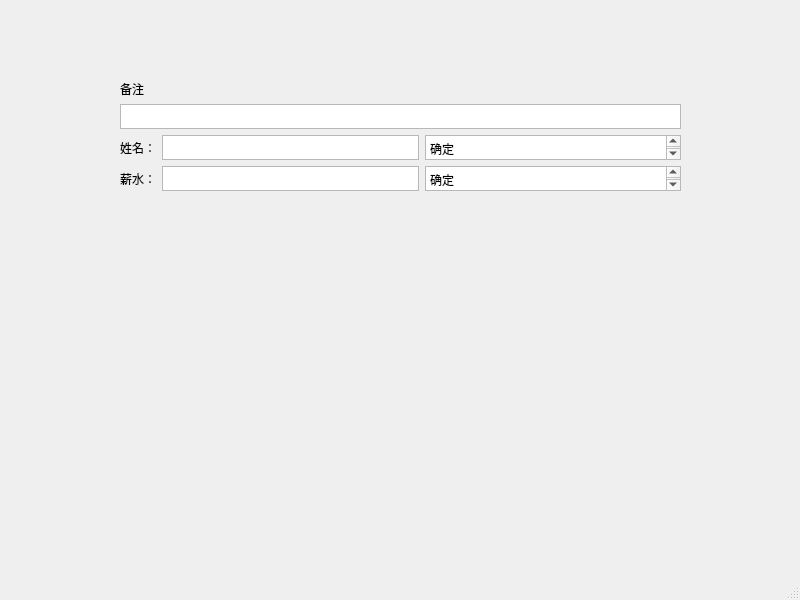
<?xml version="1.0" encoding="UTF-8"?>
<ui version="4.0">
 <class>MainWindow</class>
 <widget class="QMainWindow" name="MainWindow">
  <property name="geometry">
   <rect>
    <x>0</x>
    <y>0</y>
    <width>800</width>
    <height>600</height>
   </rect>
  </property>
  <property name="windowTitle">
   <string>MainWindow</string>
  </property>
  <widget class="QWidget" name="centralwidget">
   <widget class="QWidget" name="">
    <property name="geometry">
     <rect>
      <x>120</x>
      <y>80</y>
      <width>561</width>
      <height>111</height>
     </rect>
    </property>
    <layout class="QVBoxLayout" name="verticalLayout">
     <item>
      <widget class="QLabel" name="label">
       <property name="text">
        <string>备注</string>
       </property>
      </widget>
     </item>
     <item>
      <widget class="QTextBrowser" name="textBrowser"/>
     </item>
     <item>
      <layout class="QHBoxLayout" name="horizontalLayout">
       <item>
        <widget class="QLabel" name="label_3">
         <property name="text">
          <string>姓名：</string>
         </property>
        </widget>
       </item>
       <item>
        <widget class="QTextBrowser" name="textBrowser_2"/>
       </item>
       <item>
        <widget class="QTextBrowser" name="textBrowser_4">
         <property name="html">
          <string>&lt;!DOCTYPE HTML PUBLIC &quot;-//W3C//DTD HTML 4.0//EN&quot; &quot;http://www.w3.org/TR/REC-html40/strict.dtd&quot;&gt;
&lt;html&gt;&lt;head&gt;&lt;meta name=&quot;qrichtext&quot; content=&quot;1&quot; /&gt;&lt;style type=&quot;text/css&quot;&gt;
p, li { white-space: pre-wrap; }
&lt;/style&gt;&lt;/head&gt;&lt;body style=&quot; font-family:'SimSun'; font-size:9pt; font-weight:400; font-style:normal;&quot;&gt;
&lt;p style=&quot; margin-top:0px; margin-bottom:0px; margin-left:0px; margin-right:0px; -qt-block-indent:0; text-indent:0px;&quot;&gt;确定&lt;/p&gt;&lt;/body&gt;&lt;/html&gt;</string>
         </property>
        </widget>
       </item>
      </layout>
     </item>
     <item>
      <layout class="QHBoxLayout" name="horizontalLayout_2">
       <item>
        <widget class="QLabel" name="label_4">
         <property name="text">
          <string>薪水：</string>
         </property>
        </widget>
       </item>
       <item>
        <widget class="QTextBrowser" name="textBrowser_3"/>
       </item>
       <item>
        <widget class="QTextBrowser" name="textBrowser_5">
         <property name="html">
          <string>&lt;!DOCTYPE HTML PUBLIC &quot;-//W3C//DTD HTML 4.0//EN&quot; &quot;http://www.w3.org/TR/REC-html40/strict.dtd&quot;&gt;
&lt;html&gt;&lt;head&gt;&lt;meta name=&quot;qrichtext&quot; content=&quot;1&quot; /&gt;&lt;style type=&quot;text/css&quot;&gt;
p, li { white-space: pre-wrap; }
&lt;/style&gt;&lt;/head&gt;&lt;body style=&quot; font-family:'SimSun'; font-size:9pt; font-weight:400; font-style:normal;&quot;&gt;
&lt;p style=&quot; margin-top:0px; margin-bottom:0px; margin-left:0px; margin-right:0px; -qt-block-indent:0; text-indent:0px;&quot;&gt;确定&lt;/p&gt;&lt;/body&gt;&lt;/html&gt;</string>
         </property>
        </widget>
       </item>
      </layout>
     </item>
    </layout>
   </widget>
  </widget>
  <widget class="QMenuBar" name="menubar">
   <property name="geometry">
    <rect>
     <x>0</x>
     <y>0</y>
     <width>800</width>
     <height>26</height>
    </rect>
   </property>
  </widget>
  <widget class="QStatusBar" name="statusbar"/>
 </widget>
 <resources/>
 <connections/>
</ui>
